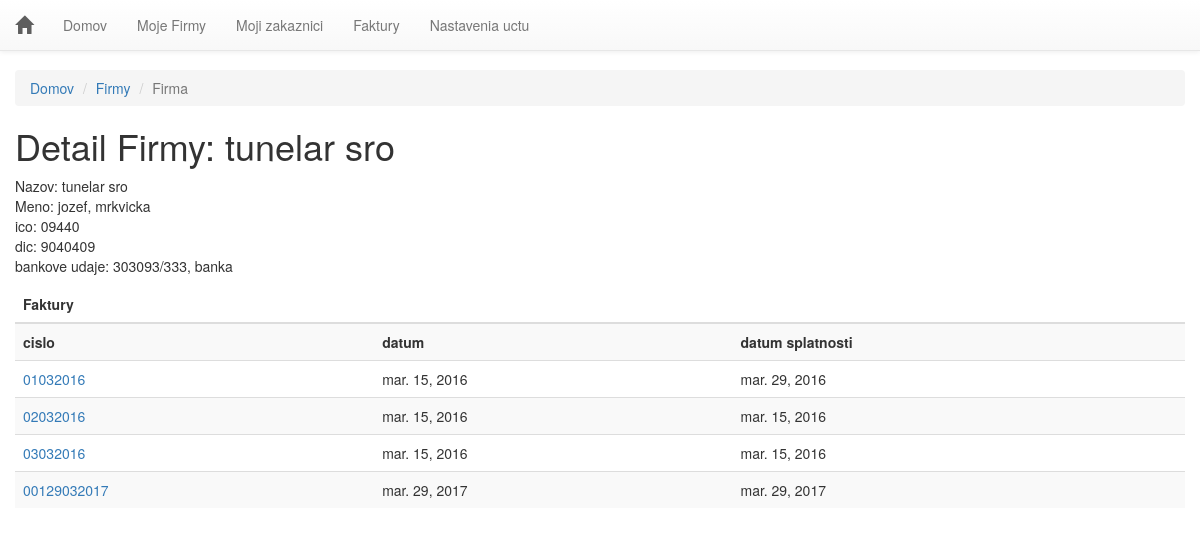
Page /firma/1/ (signed in) on the earlier database version.
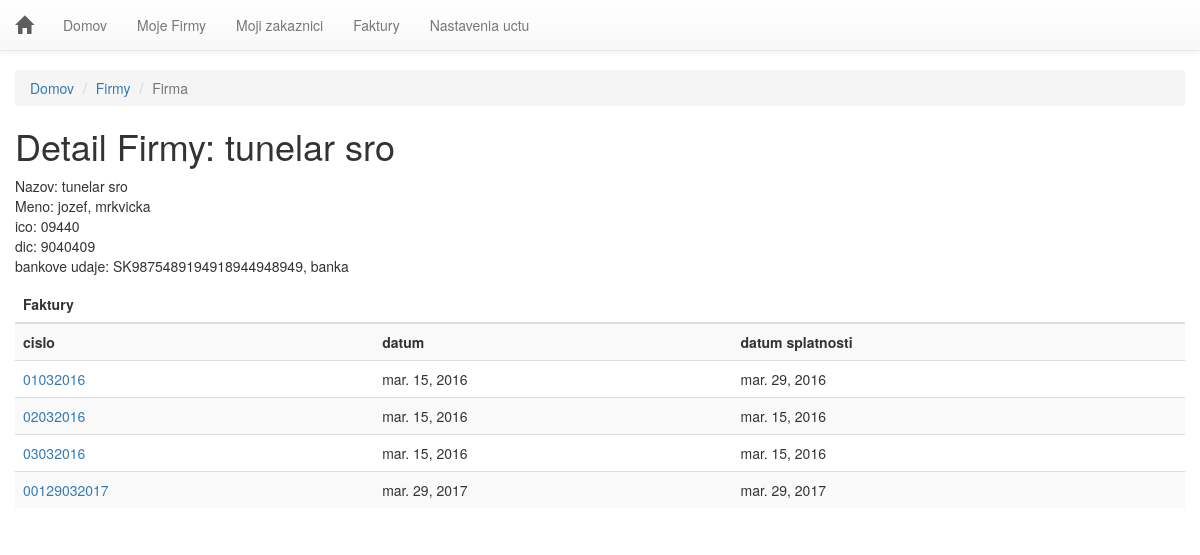
Same page on the later database version.
### invoice/models.py (models this page shows)
class Firma(models.Model):
	id = models.AutoField(primary_key=True)
	db_uuid = models.UUIDField(unique=True, default=uuid.uuid4, editable=False)
	creator = models.ForeignKey(Login, blank=False)
	nazov = models.CharField(blank=False, max_length=200)
	meno = models.CharField(blank=False, max_length=50)
	priezvisko = models.CharField(blank=False, max_length=50)
	ico = models.CharField(blank=False, max_length=50)
	dic = models.CharField(blank=False, max_length=50)
	banka = models.CharField(blank=False, max_length=100)
	alphanumeric = RegexValidator(r'^[0-9a-zA-Z]*$', 'Zadajte cislo vo formate IBAN')
	cislo_uctu = models.CharField(blank=False, max_length=24, validators=[alphanumeric])
	banky=(
		('', 'vyberte'),
		('SUBASKBX', 'Všeobecná úverová banka, a. s.'),
		('GIBASKBX', 'Slovenská sporiteľňa, a. s.'),
		('TATRSKBX', 'Tatra banka, a. s.'),
		('BREXSKBX', 'MBANK – BRE Bank SA, pobočka zahraničnej banky mBank v SR'),
		('UNCRSKBX', 'UniCredit Bank Czech Republic and Slovakia, a. s., pobočka zahr. banky'),
		('CEKOSKBX', 'ČSOB – Československá obchodná banka, a.s.'),
	)
	cislo_swift = models.CharField(max_length=8,choices=banky,default='', blank=False)
	platca_DPH = models.CharField(choices=[("platiDPH", "ano"),("neplatcaDPH", "nie")], max_length=11)
	telefon = models.CharField(max_length=50)
	adresa_ulica = models.CharField(max_length=200)
	adresa_mesto = models.CharField(max_length=90)
	adresa_PSC = models.CharField(max_length=20)
	def __str__(self):
		return self.nazov

### invoice/views.py (the view)
# urls.py: url(r'^firma/(?P<firma_id>\d+)/', views.firma, name='firma'),
@login_required(login_url='/logmein/')
def firma(request, firma_id):
	firma = get_object_or_404(Firma, pk=firma_id)
	zoznam = Faktura.objects.filter(creator=firma.id)
	t = loader.get_template('invoice/firma.html')
	c = Context({'firma': firma, 'zoznam': zoznam})
	return HttpResponse(t.render(c))

### templates/invoice/firma.html (shortened to what this page needs)
<!DOCTYPE html>
<html>
<head>
{% include "invoice/head.html" %}
</head>
<body>
	{% include "invoice/nav.html" %}
<div class="container-fluid">
<ol class="breadcrumb">
  <li><a href="/">Domov</a></li>
  <li><a href="{% url 'invoice:firmas_all' %}">Firmy</a></li>
  <li class="active">Firma</li>
</ol>
<h1>Detail Firmy: {{firma}}</h1>
        <p>
        Nazov: {{firma.nazov}} <br />
        Meno: {{firma.meno}}, {{firma.priezvisko}}<br />
        ico: {{firma.ico}}<br />
        dic: {{firma.dic}}<br />
        bankove udaje: {{firma.cislo_uctu}}, {{firma.banka}}
        </p>
	{% if zoznam %}
	<div class="table-responsive"><table class="table table-striped table-hover"><thead>
		<tr><th colspan="3">Faktury</th></tr></thead>
	<tbody>
	<tr><th>cislo</th><th>datum</th><th>datum splatnosti</th></tr>
	{% for x in zoznam.all %}
	<tr><td><a href="{% url 'invoice:detail' x.id %}">{{x.cislo_faktury}}</a></td><td>{{x.datum_vystavenia}}</td><td>{{x.datum_splatnosti}}</td></tr>
		{% endfor %}
	{% else %}
	<p>Ziaden zaznam.</p>
{% endif %}
    </tbody>
</table></div>
</div>
</body>
</html>

Differences in the rows shown:
changed Firma "tunelar sro": cislo_uctu "303093/333" → "SK9875489194918944948949"
